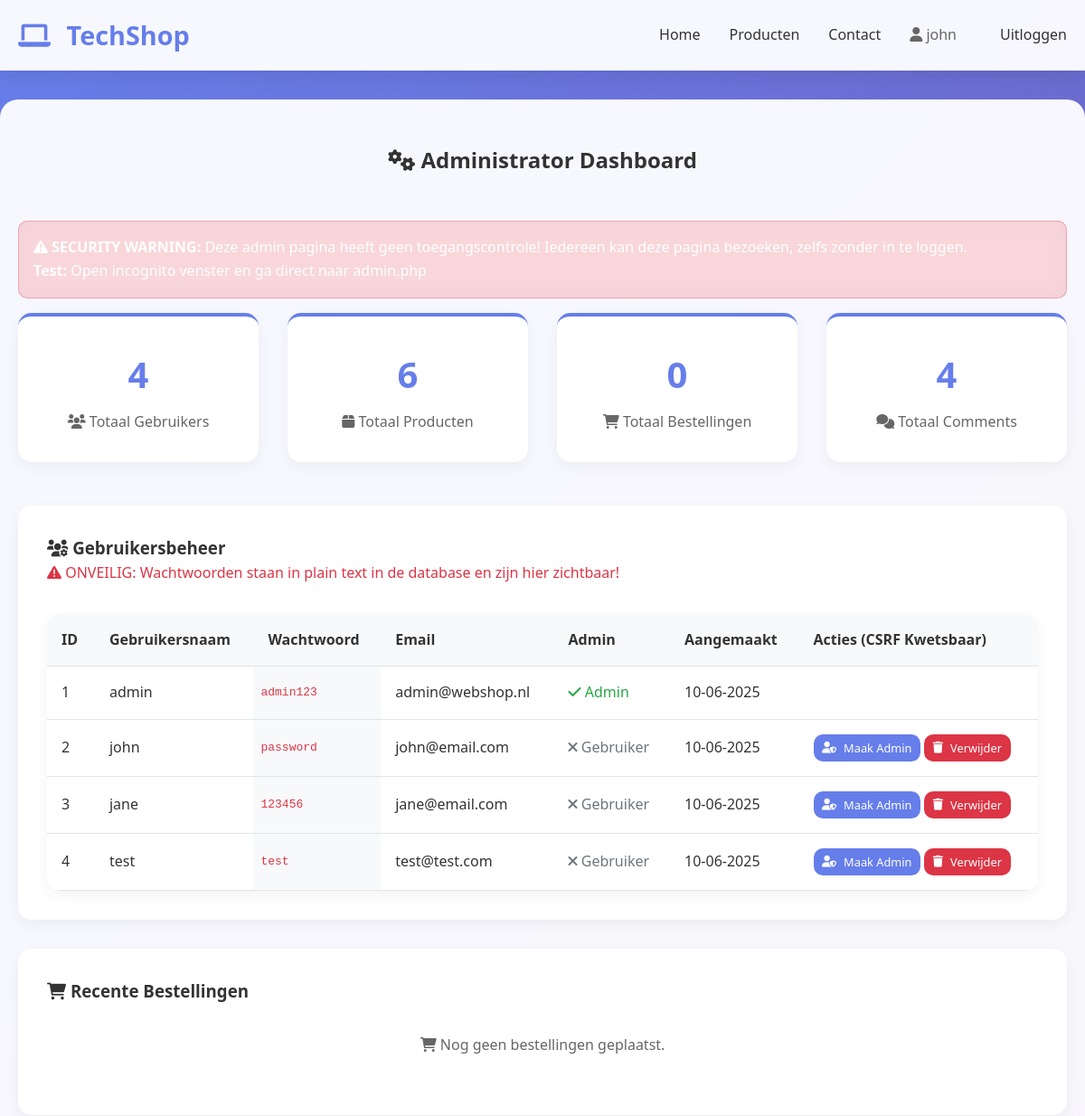
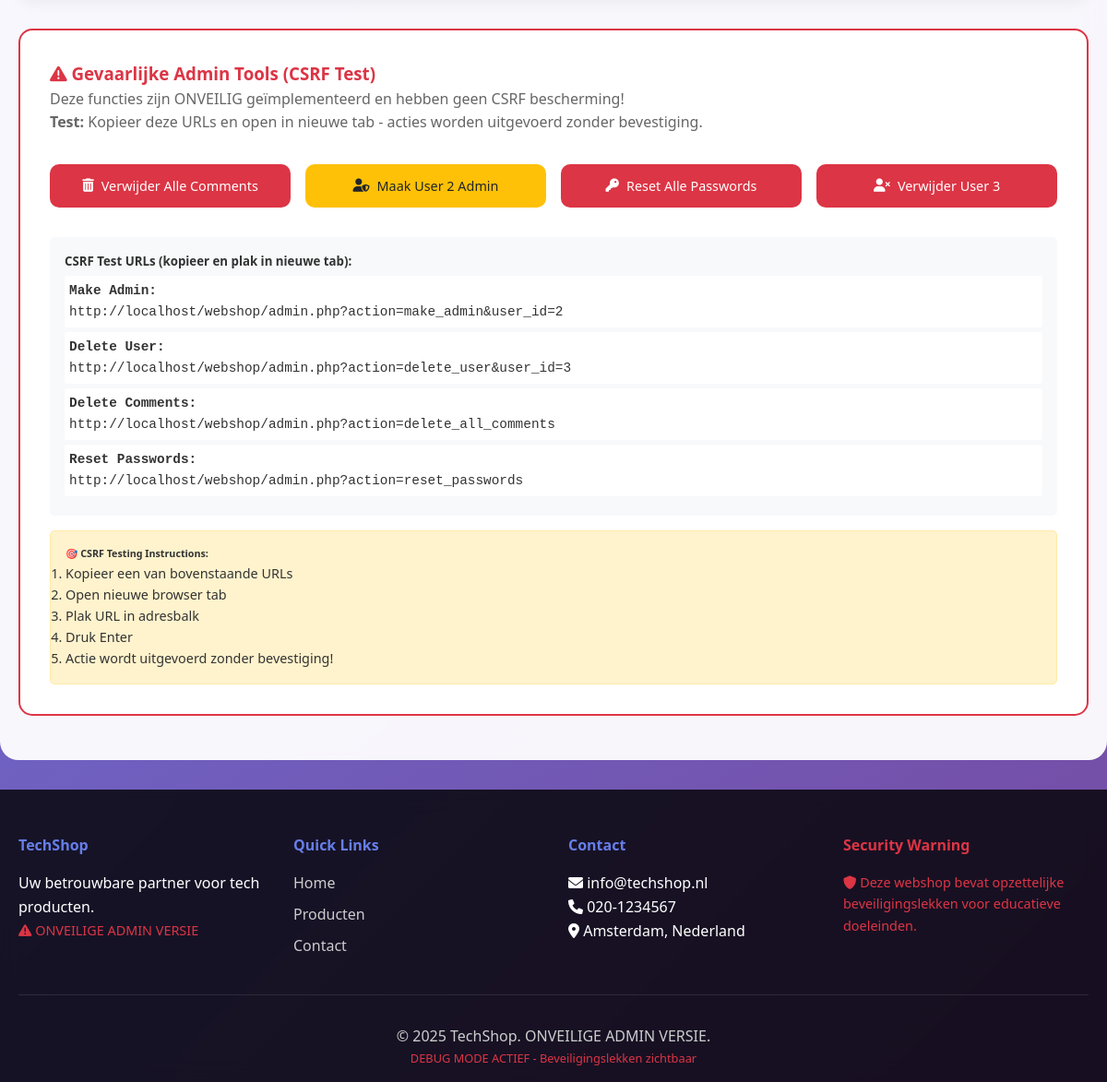
Screenshot of /admin.php (signed in) with the database file from the repository (2 pictures, top to bottom).
### tables this page shows
CREATE TABLE users (
    id INT AUTO_INCREMENT PRIMARY KEY,
    username VARCHAR(50) NOT NULL,
    password VARCHAR(255) NOT NULL,
    email VARCHAR(100),
    is_admin BOOLEAN DEFAULT FALSE,
    created_at TIMESTAMP DEFAULT CURRENT_TIMESTAMP
);

### config.php (called while the page is built, shortened)
<?php
$host = "localhost";
$user = "root";
$password = "";
$dbname = "webshop";
$conn = new mysqli($host, $user, $password, $dbname);
function executeQuery($query) {
    global $conn;
    $result = $conn->query($query);
    return $result;
}
?>

### admin.php (the view, shortened to what this page needs)
<?php
require_once 'config.php';
$total_users = executeQuery("SELECT COUNT(*) as count FROM users")->fetch_assoc()['count'];
$total_products = executeQuery("SELECT COUNT(*) as count FROM products")->fetch_assoc()['count'];
$total_orders = executeQuery("SELECT COUNT(*) as count FROM orders")->fetch_assoc()['count'];
$total_comments = executeQuery("SELECT COUNT(*) as count FROM comments")->fetch_assoc()['count'];
$recent_orders_query = "SELECT o.*, u.username, p.name as product_name
                       FROM orders o
                       LEFT JOIN users u ON o.user_id = u.id
                       LEFT JOIN products p ON o.product_id = p.id
                       ORDER BY o.created_at DESC LIMIT 10";
$recent_orders = executeQuery($recent_orders_query);
$users_query = "SELECT * FROM users ORDER BY created_at DESC";
$users_result = executeQuery($users_query);
include 'includes/header.php';
?>
    <section class="admin-panel">
        <div class="container">
            <h2 style="text-align: center; margin-bottom: 3rem; color: #333;">
                <i class="fas fa-cogs"></i> Administrator Dashboard
            </h2>
            <div class="alert alert-danger">
                <i class="fas fa-exclamation-triangle"></i>
                <strong>SECURITY WARNING:</strong> Deze admin pagina heeft geen toegangscontrole!
                Iedereen kan deze pagina bezoeken, zelfs zonder in te loggen.
                <br><strong>Test:</strong> Open incognito venster en ga direct naar admin.php
            </div>
            <div class="admin-stats">
                <div class="stat-card">
                    <div class="stat-number"><?php echo $total_users; ?></div>
                    <div class="stat-label"><i class="fas fa-users"></i> Totaal Gebruikers</div>
                </div>
                <div class="stat-card">
                    <div class="stat-number"><?php echo $total_products; ?></div>
                    <div class="stat-label"><i class="fas fa-box"></i> Totaal Producten</div>
                </div>
                <div class="stat-card">
                    <div class="stat-number"><?php echo $total_orders; ?></div>
                    <div class="stat-label"><i class="fas fa-shopping-cart"></i> Totaal Bestellingen</div>
                </div>
                <div class="stat-card">
                    <div class="stat-number"><?php echo $total_comments; ?></div>
                    <div class="stat-label"><i class="fas fa-comments"></i> Totaal Comments</div>
                </div>
            </div>
            <div style="background: white; padding: 2rem; border-radius: 15px; margin-bottom: 2rem; box-shadow: 0 5px 15px rgba(0,0,0,0.05);">
                <h3><i class="fas fa-users-cog"></i> Gebruikersbeheer</h3>
                <p style="color: #dc3545; margin-bottom: 2rem;">
                    <i class="fas fa-exclamation-triangle"></i>
                    ONVEILIG: Wachtwoorden staan in plain text in de database en zijn hier zichtbaar!
                </p>
                <div class="table-container">
                    <table class="table">
                        <thead>
                            <tr>
                                <th>ID</th>
                                <th>Gebruikersnaam</th>
                                <th>Wachtwoord</th>
                                <th>Email</th>
                                <th>Admin</th>
                                <th>Aangemaakt</th>
                                <th>Acties (CSRF Kwetsbaar)</th>
                            </tr>
                        </thead>
                        <tbody>
                            <?php while ($user = $users_result->fetch_assoc()): ?>
                                <tr>
                                    <td><?php echo $user['id']; ?></td>
                                    <td><?php echo $user['username']; ?></td>
                                    <td style="font-family: monospace; background: #f8f9fa; padding: 0.5rem; color: #dc3545;">
                                        <?php echo $user['password']; ?>
                                    </td>
                                    <td><?php echo $user['email']; ?></td>
                                    <td>
                                        <?php if ($user['is_admin']): ?>
                                            <span style="color: #28a745;"><i class="fas fa-check"></i> Admin</span>
                                        <?php else: ?>
                                            <span style="color: #6c757d;"><i class="fas fa-times"></i> Gebruiker</span>
                                        <?php endif; ?>
                                    </td>
                                    <td><?php echo date('d-m-Y', strtotime($user['created_at'])); ?></td>
                                    <td>
                                        <?php if (!$user['is_admin']): ?>
                                            <a href="?action=make_admin&user_id=<?php echo $user['id']; ?>"
                                               class="btn btn-primary" style="font-size: 0.8rem; padding: 0.3rem 0.6rem;">
                                                <i class="fas fa-user-shield"></i> Maak Admin
                                            </a>
                                        <?php endif; ?>
                                        <?php if ($user['id'] != 1):  ?>
                                            <a href="?action=delete_user&user_id=<?php echo $user['id']; ?>"
                                               class="btn btn-danger" style="font-size: 0.8rem; padding: 0.3rem 0.6rem;"
                                               onclick="return confirm('Weet je zeker dat je deze gebruiker wilt verwijderen?')">
                                                <i class="fas fa-trash"></i> Verwijder
                                            </a>
                                        <?php endif; ?>
                                    </td>
                                </tr>
                            <?php endwhile; ?>
                        </tbody>
                    </table>
                </div>
            </div>
            <div style="background: white; padding: 2rem; border-radius: 15px; margin-bottom: 2rem; box-shadow: 0 5px 15px rgba(0,0,0,0.05);">
                <h3><i class="fas fa-shopping-cart"></i> Recente Bestellingen</h3>
                <?php if ($recent_orders->num_rows > 0): ?>
                    <div class="table-container">
                        <table class="table">
                            <thead>
                                <tr>
                                    <th>Order ID</th>
                                    <th>Gebruiker</th>
                                    <th>Product</th>
                                    <th>Aantal</th>
                                    <th>Totaal</th>
                                    <th>Klantgegevens</th>
                                    <th>Datum</th>
                                </tr>
                            </thead>
                            <tbody>
                                <?php while ($order = $recent_orders->fetch_assoc()): ?>
                                    <tr>
                                        <td>#<?php echo $order['id']; ?></td>
                                        <td><?php echo $order['username'] ?? 'Gast'; ?></td>
                                        <td><?php echo $order['product_name'] ?? 'Verwijderd product'; ?></td>
                                        <td><?php echo $order['quantity']; ?></td>
                                        <td>€<?php echo $order['total_price']; ?></td>
                                        <td style="max-width: 200px; overflow: hidden; text-overflow: ellipsis;">
                                            <?php echo $order['customer_info'] ?? 'Geen info'; ?>
                                        </td>
                                        <td><?php echo date('d-m-Y H:i', strtotime($order['created_at'])); ?></td>
                                    </tr>
                                <?php endwhile; ?>
                            </tbody>
                        </table>
                    </div>
                <?php else: ?>
                    <p style="text-align: center; color: #666; padding: 2rem;">
                        <i class="fas fa-shopping-cart"></i> Nog geen bestellingen geplaatst.
                    </p>
                <?php endif; ?>
            </div>
            <div style="background: white; padding: 2rem; border-radius: 15px; border: 2px solid #dc3545;">
                <h3 style="color: #dc3545;"><i class="fas fa-exclamation-triangle"></i> Gevaarlijke Admin Tools (CSRF Test)</h3>
                <p style="color: #666; margin-bottom: 2rem;">
                    Deze functies zijn ONVEILIG geïmplementeerd en hebben geen CSRF bescherming!<br>
                    <strong>Test:</strong> Kopieer deze URLs en open in nieuwe tab - acties worden uitgevoerd zonder bevestiging.
                </p>
                <div style="display: grid; grid-template-columns: repeat(auto-fit, minmax(250px, 1fr)); gap: 1rem;">
                    <a href="?action=delete_all_comments" class="btn btn-danger"
                       onclick="return confirm('GEVAARLIJK: Dit verwijdert ALLE comments! Doorgaan?')">
                        <i class="fas fa-trash-alt"></i> Verwijder Alle Comments
                    </a>
                    <a href="?action=make_admin&user_id=2" class="btn btn-warning"
                       onclick="return confirm('Maak user ID 2 admin zonder verificatie?')">
                        <i class="fas fa-user-shield"></i> Maak User 2 Admin
                    </a>
                    <a href="?action=reset_passwords" class="btn btn-danger"
                       onclick="return confirm('Reset alle wachtwoorden naar password123?')">
                        <i class="fas fa-key"></i> Reset Alle Passwords
                    </a>
                    <a href="?action=delete_user&user_id=3" class="btn btn-danger"
                       onclick="return confirm('Verwijder user ID 3?')">
                        <i class="fas fa-user-times"></i> Verwijder User 3
                    </a>
                </div>
                <div style="margin-top: 2rem; background: #f8f9fa; padding: 1rem; border-radius: 5px;">
                    <h5>CSRF Test URLs (kopieer en plak in nieuwe tab):</h5>
                    <div style="font-family: monospace; font-size: 0.9rem;">
                        <div style="margin: 5px 0; padding: 5px; background: white; border-radius: 3px;">
                            <strong>Make Admin:</strong><br>
                            <code>http://localhost/webshop/admin.php?action=make_admin&user_id=2</code>
                        </div>
                        <div style="margin: 5px 0; padding: 5px; background: white; border-radius: 3px;">
                            <strong>Delete User:</strong><br>
                            <code>http://localhost/webshop/admin.php?action=delete_user&user_id=3</code>
                        </div>
                        <div style="margin: 5px 0; padding: 5px; background: white; border-radius: 3px;">
                            <strong>Delete Comments:</strong><br>
                            <code>http://localhost/webshop/admin.php?action=delete_all_comments</code>
                        </div>
                        <div style="margin: 5px 0; padding: 5px; background: white; border-radius: 3px;">
                            <strong>Reset Passwords:</strong><br>
                            <code>http://localhost/webshop/admin.php?action=reset_passwords</code>
                        </div>
                    </div>
                </div>
                <div style="margin-top: 1rem; padding: 1rem; background: #fff3cd; border-radius: 5px; border: 1px solid #ffeaa7;">
                    <h6>🎯 CSRF Testing Instructions:</h6>
                    <ol style="font-size: 0.9rem; margin: 0;">
                        <li>Kopieer een van bovenstaande URLs</li>
                        <li>Open nieuwe browser tab</li>
                        <li>Plak URL in adresbalk</li>
                        <li>Druk Enter</li>
                        <li>Actie wordt uitgevoerd zonder bevestiging!</li>
                    </ol>
                </div>
            </div>
        </div>
    </section>
<?php include 'includes/footer.php'; ?>

### styles.css (style rules this page uses)
* { margin: 0; padding: 0; box-sizing: border-box; }
body { font-family: 'Segoe UI', Tahoma, Geneva, Verdana, sans-serif; line-height: 1.6; color: #333; background: linear-gradient(135deg, #667eea 0%, #764ba2 100%); min-height: 100vh; }
.container { max-width: 1200px; margin: 0 auto; padding: 0 20px; }
.alert { padding: 1rem; margin: 1rem 0; border-radius: 10px; background: rgba(255, 255, 255, 0.2); border: 1px solid rgba(255, 255, 255, 0.3); backdrop-filter: blur(10px); }
.alert-danger { background: rgba(220, 53, 69, 0.2); border-color: rgba(220, 53, 69, 0.3); color: #fff; }
.btn { display: inline-flex; align-items: center; gap: 0.5rem; padding: 0.75rem 1.5rem; border: none; border-radius: 10px; text-decoration: none; font-weight: 500; transition: all 0.3s ease; cursor: pointer; font-size: 0.9rem; text-align: center; justify-content: center; }
.btn-primary { background: #667eea; color: white; }
.btn-danger { background: #dc3545; color: white; }
.btn-warning { background: #ffc107; color: #212529; }
.admin-panel { background: rgba(255, 255, 255, 0.95); padding: 3rem 0; margin: 2rem 0; border-radius: 20px; backdrop-filter: blur(10px); }
.admin-stats { display: grid; grid-template-columns: repeat(auto-fit, minmax(200px, 1fr)); gap: 2rem; margin-bottom: 3rem; }
.stat-card { background: white; padding: 2rem; border-radius: 15px; text-align: center; box-shadow: 0 5px 15px rgba(0,0,0,0.05); border-top: 4px solid #667eea; }
.stat-number { font-size: 2.5rem; font-weight: 700; color: #667eea; }
.stat-label { color: #666; margin-top: 0.5rem; }
.table-container { overflow-x: auto; background: white; border-radius: 15px; box-shadow: 0 5px 15px rgba(0,0,0,0.05); }
.table { width: 100%; border-collapse: collapse; }
.table th, .table td { padding: 1rem; text-align: left; border-bottom: 1px solid #e1e5e9; }
.table th { background: #f8f9fa; font-weight: 600; color: #333; }

### rows the page displays
users: id "1", username "admin", password "admin123", email "admin@webshop.nl", is_admin 1 (drawn), created_at "10-06-2025"
users: id "2", username "john", password "password", email "john@email.com", is_admin 0 (drawn), created_at "10-06-2025"
users: id "3", username "jane", password "123456", email "jane@email.com", is_admin 0 (drawn), created_at "10-06-2025"
users: id "4", username "test", password "test", email "test@test.com", is_admin 0 (drawn), created_at "10-06-2025"

### other values shown
$_SESSION['username'] "john"
$total_users "4"
$total_products "6"
$total_orders "0"
$total_comments "4"
